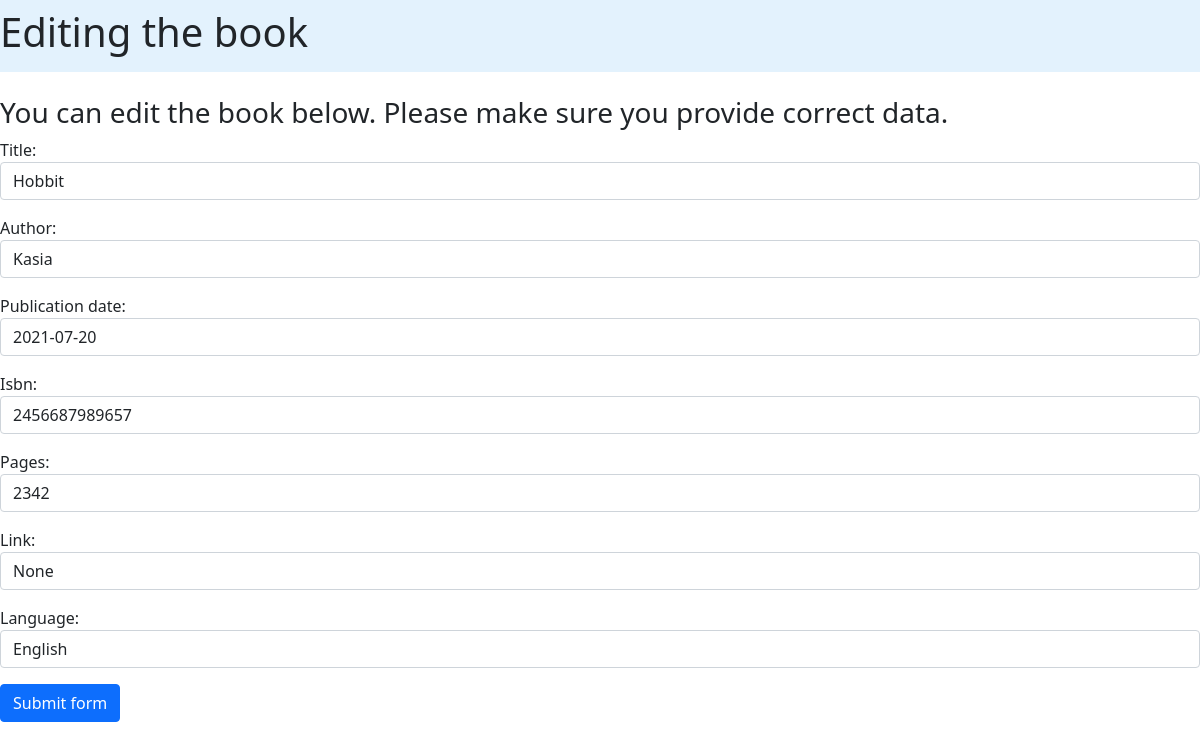
Before: /edit_book/28/ with the older database file.
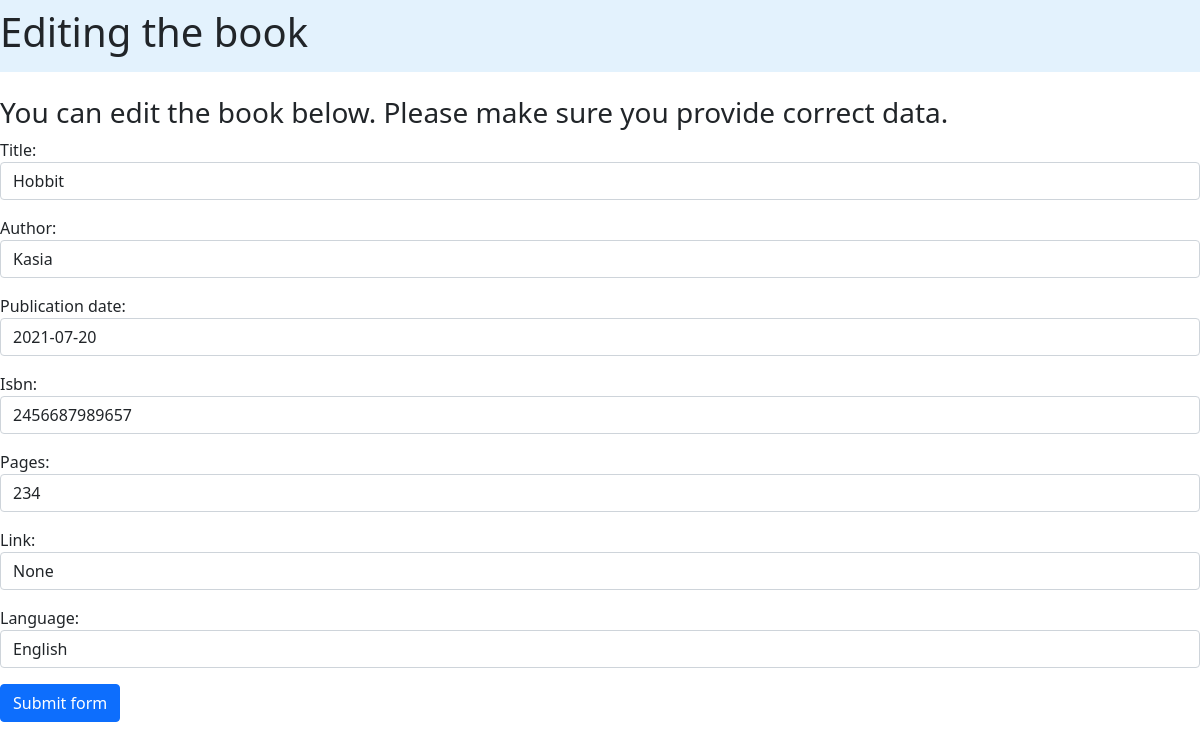
After: the same page with the newer database file.
### books_app/models.py (models this page shows)
class Book(models.Model):
    title = models.TextField(max_length=400)
    author = models.TextField(max_length=400)
    publication_date = models.DateField()
    isbn = models.TextField(max_length=20)
    pages = models.IntegerField(null=True)
    link = models.TextField(max_length=400, null=True)
    language = models.TextField(max_length=100, null=True)

### books_app/views.py (the view, shortened to what this page needs)
# urls.py: path('edit_book/<int:id>/', edit_book, name="edit_book"),
def edit_book(request, id):
    selected_book = get_object_or_404(Book, id=id)
    initial_arguments = {
            "title": selected_book.title,
            "author": selected_book.author,
            "publication_date": selected_book.publication_date,
            "isbn": selected_book.isbn,
            "pages": selected_book.pages,
            "link": selected_book.link,
            "language": selected_book.language
        }
    form = RawBookForm(initial=initial_arguments)
    context = {
        "form": form,
        "selected_book": selected_book
    }
    return render(request, "books_app/edit_book.html", context)

### books_app/templates/books_app/edit_book.html (shortened to what this page needs)
<!DOCTYPE html>
<html lang="en">
<head>
    <link href="https://cdn.jsdelivr.net/npm/bootstrap@5.0.2/dist/css/bootstrap.min.css"
 rel="stylesheet">
</head>
<body>
<nav class="navbar navbar-light" style="background-color: #e3f2fd;">
    <h1>Editing the book</h1>
</nav>
<br/>
<h3>You can edit the book below. Please make sure you provide correct data.</h3>
<form action="." method="POST">
    {{ form.as_p }}
    <button class="btn btn-primary" type="submit">Submit form</button>
</form>
</body>
</html>

Changed rows visible on the page:
changed Book "Hobbit": pages "2342" → "234"
